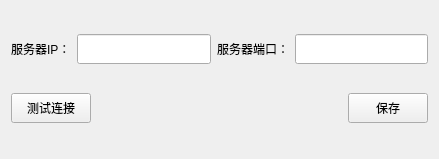
<?xml version="1.0" encoding="UTF-8"?>
<ui version="4.0">
 <class>mFloatingLicenseTest</class>
 <widget class="QWidget" name="mFloatingLicenseTest">
  <property name="geometry">
   <rect>
    <x>0</x>
    <y>0</y>
    <width>439</width>
    <height>159</height>
   </rect>
  </property>
  <property name="windowTitle">
   <string>浮动管理IP/端口连接</string>
  </property>
  <property name="windowIcon">
   <iconset>
    <normaloff>Resource/Icon/logo.png</normaloff>Resource/Icon/logo.png</iconset>
  </property>
  <layout class="QVBoxLayout" name="verticalLayout">
   <item>
    <layout class="QHBoxLayout" name="horizontalLayout">
     <item>
      <widget class="QLabel" name="label">
       <property name="text">
        <string>服务器IP：</string>
       </property>
      </widget>
     </item>
     <item>
      <widget class="QLineEdit" name="lineEdit_IP">
       <property name="minimumSize">
        <size>
         <width>0</width>
         <height>30</height>
        </size>
       </property>
      </widget>
     </item>
     <item>
      <widget class="QLabel" name="label_2">
       <property name="text">
        <string>服务器端口：</string>
       </property>
      </widget>
     </item>
     <item>
      <widget class="QLineEdit" name="lineEdit_PORT">
       <property name="minimumSize">
        <size>
         <width>0</width>
         <height>30</height>
        </size>
       </property>
      </widget>
     </item>
    </layout>
   </item>
   <item>
    <layout class="QHBoxLayout" name="horizontalLayout_2">
     <item>
      <widget class="QPushButton" name="pushButton_test">
       <property name="minimumSize">
        <size>
         <width>0</width>
         <height>30</height>
        </size>
       </property>
       <property name="text">
        <string>测试连接</string>
       </property>
      </widget>
     </item>
     <item>
      <spacer name="horizontalSpacer">
       <property name="orientation">
        <enum>Qt::Horizontal</enum>
       </property>
       <property name="sizeHint" stdset="0">
        <size>
         <width>40</width>
         <height>20</height>
        </size>
       </property>
      </spacer>
     </item>
     <item>
      <spacer name="horizontalSpacer_2">
       <property name="orientation">
        <enum>Qt::Horizontal</enum>
       </property>
       <property name="sizeHint" stdset="0">
        <size>
         <width>40</width>
         <height>20</height>
        </size>
       </property>
      </spacer>
     </item>
     <item>
      <widget class="QPushButton" name="pushButton_save">
       <property name="minimumSize">
        <size>
         <width>0</width>
         <height>30</height>
        </size>
       </property>
       <property name="text">
        <string>保存</string>
       </property>
      </widget>
     </item>
    </layout>
   </item>
  </layout>
 </widget>
 <layoutdefault spacing="6" margin="11"/>
 <resources/>
 <connections/>
</ui>
